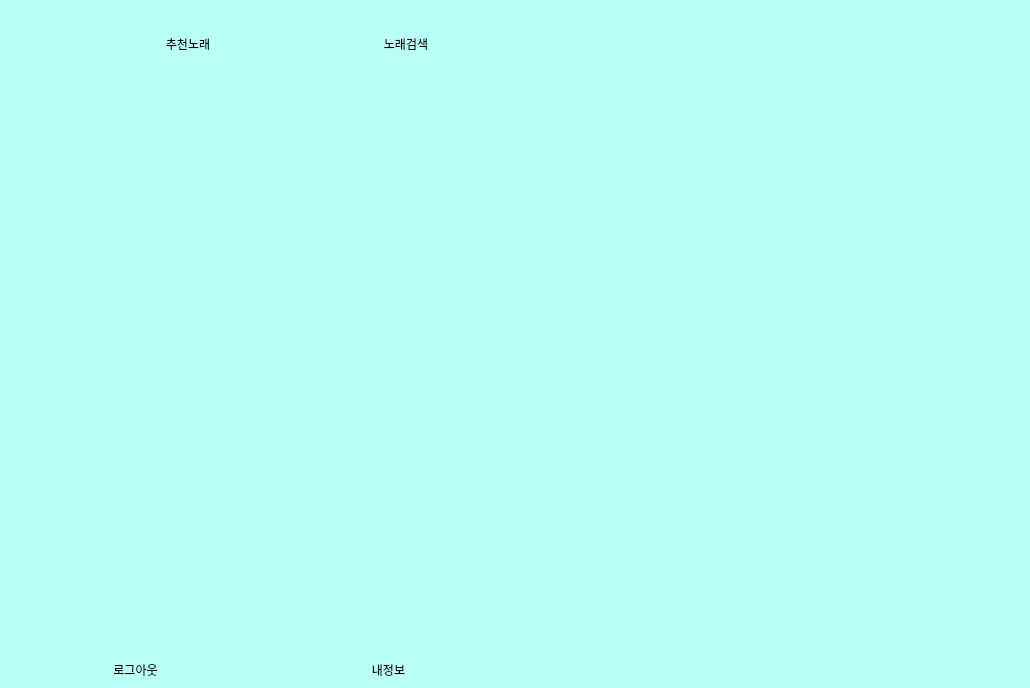
<?xml version="1.0" encoding="UTF-8"?>
<ui version="4.0">
 <class>MainWindow</class>
 <widget class="QMainWindow" name="MainWindow">
  <property name="geometry">
   <rect>
    <x>0</x>
    <y>0</y>
    <width>1030</width>
    <height>688</height>
   </rect>
  </property>
  <property name="windowTitle">
   <string>MainWindow</string>
  </property>
  <property name="styleSheet">
   <string notr="true">background-color: rgb(184, 255, 247);</string>
  </property>
  <widget class="QWidget" name="centralwidget">
   <layout class="QVBoxLayout" name="verticalLayout">
    <property name="spacing">
     <number>0</number>
    </property>
    <property name="leftMargin">
     <number>0</number>
    </property>
    <property name="topMargin">
     <number>0</number>
    </property>
    <property name="rightMargin">
     <number>0</number>
    </property>
    <property name="bottomMargin">
     <number>0</number>
    </property>
    <item>
     <widget class="QStackedWidget" name="stackedWidget">
      <property name="currentIndex">
       <number>1</number>
      </property>
      <widget class="QWidget" name="page_login">
       <layout class="QVBoxLayout" name="verticalLayout_2">
        <item>
         <widget class="QFrame" name="frame">
          <property name="styleSheet">
           <string notr="true">border:none;</string>
          </property>
          <property name="frameShape">
           <enum>QFrame::StyledPanel</enum>
          </property>
          <property name="frameShadow">
           <enum>QFrame::Raised</enum>
          </property>
         </widget>
        </item>
        <item>
         <widget class="QFrame" name="frame_2">
          <property name="styleSheet">
           <string notr="true">border:none;</string>
          </property>
          <property name="frameShape">
           <enum>QFrame::StyledPanel</enum>
          </property>
          <property name="frameShadow">
           <enum>QFrame::Raised</enum>
          </property>
          <layout class="QHBoxLayout" name="horizontalLayout_2">
           <property name="spacing">
            <number>0</number>
           </property>
           <property name="leftMargin">
            <number>0</number>
           </property>
           <property name="topMargin">
            <number>0</number>
           </property>
           <property name="rightMargin">
            <number>0</number>
           </property>
           <property name="bottomMargin">
            <number>0</number>
           </property>
           <item>
            <widget class="QFrame" name="frame_9">
             <property name="frameShape">
              <enum>QFrame::StyledPanel</enum>
             </property>
             <property name="frameShadow">
              <enum>QFrame::Raised</enum>
             </property>
            </widget>
           </item>
           <item>
            <widget class="QFrame" name="frame_logo">
             <property name="minimumSize">
              <size>
               <width>300</width>
               <height>300</height>
              </size>
             </property>
             <property name="maximumSize">
              <size>
               <width>300</width>
               <height>300</height>
              </size>
             </property>
             <property name="styleSheet">
              <string notr="true">image: url(:/images/images/logo-001.png);</string>
             </property>
             <property name="frameShape">
              <enum>QFrame::StyledPanel</enum>
             </property>
             <property name="frameShadow">
              <enum>QFrame::Raised</enum>
             </property>
            </widget>
           </item>
           <item>
            <widget class="QFrame" name="frame_11">
             <property name="frameShape">
              <enum>QFrame::StyledPanel</enum>
             </property>
             <property name="frameShadow">
              <enum>QFrame::Raised</enum>
             </property>
            </widget>
           </item>
          </layout>
         </widget>
        </item>
        <item>
         <widget class="QFrame" name="frame_7">
          <property name="styleSheet">
           <string notr="true">border:none;</string>
          </property>
          <property name="frameShape">
           <enum>QFrame::StyledPanel</enum>
          </property>
          <property name="frameShadow">
           <enum>QFrame::Raised</enum>
          </property>
          <layout class="QHBoxLayout" name="horizontalLayout_3">
           <property name="spacing">
            <number>0</number>
           </property>
           <property name="leftMargin">
            <number>0</number>
           </property>
           <property name="topMargin">
            <number>0</number>
           </property>
           <property name="rightMargin">
            <number>0</number>
           </property>
           <property name="bottomMargin">
            <number>0</number>
           </property>
           <item>
            <widget class="QFrame" name="frame_10">
             <property name="frameShape">
              <enum>QFrame::StyledPanel</enum>
             </property>
             <property name="frameShadow">
              <enum>QFrame::Raised</enum>
             </property>
            </widget>
           </item>
           <item>
            <widget class="QFrame" name="frame_12">
             <property name="minimumSize">
              <size>
               <width>300</width>
               <height>0</height>
              </size>
             </property>
             <property name="maximumSize">
              <size>
               <width>300</width>
               <height>16777215</height>
              </size>
             </property>
             <property name="frameShape">
              <enum>QFrame::StyledPanel</enum>
             </property>
             <property name="frameShadow">
              <enum>QFrame::Raised</enum>
             </property>
             <layout class="QGridLayout" name="gridLayout">
              <item row="0" column="0">
               <widget class="QLabel" name="label">
                <property name="maximumSize">
                 <size>
                  <width>60</width>
                  <height>16777215</height>
                 </size>
                </property>
                <property name="styleSheet">
                 <string notr="true">color: rgb(85, 87, 83);</string>
                </property>
                <property name="text">
                 <string>아이디</string>
                </property>
                <property name="alignment">
                 <set>Qt::AlignRight|Qt::AlignTrailing|Qt::AlignVCenter</set>
                </property>
               </widget>
              </item>
              <item row="0" column="1">
               <widget class="QLineEdit" name="lineEdit">
                <property name="maximumSize">
                 <size>
                  <width>150</width>
                  <height>16777215</height>
                 </size>
                </property>
                <property name="styleSheet">
                 <string notr="true">border-radius: 5px;
background-color: rgb(255, 255, 255)</string>
                </property>
                <property name="alignment">
                 <set>Qt::AlignLeading|Qt::AlignLeft|Qt::AlignVCenter</set>
                </property>
               </widget>
              </item>
              <item row="1" column="0">
               <widget class="QLabel" name="label_2">
                <property name="maximumSize">
                 <size>
                  <width>60</width>
                  <height>16777215</height>
                 </size>
                </property>
                <property name="styleSheet">
                 <string notr="true">color: rgb(85, 87, 83);</string>
                </property>
                <property name="text">
                 <string>비밀번호</string>
                </property>
                <property name="alignment">
                 <set>Qt::AlignRight|Qt::AlignTrailing|Qt::AlignVCenter</set>
                </property>
               </widget>
              </item>
              <item row="1" column="1">
               <widget class="QLineEdit" name="lineEdit_2">
                <property name="maximumSize">
                 <size>
                  <width>150</width>
                  <height>16777215</height>
                 </size>
                </property>
                <property name="styleSheet">
                 <string notr="true">border-radius: 5px;
background-color: rgb(255, 255, 255)</string>
                </property>
               </widget>
              </item>
             </layout>
            </widget>
           </item>
           <item>
            <widget class="QFrame" name="frame_13">
             <property name="frameShape">
              <enum>QFrame::StyledPanel</enum>
             </property>
             <property name="frameShadow">
              <enum>QFrame::Raised</enum>
             </property>
            </widget>
           </item>
          </layout>
         </widget>
        </item>
        <item>
         <widget class="QFrame" name="frame_3">
          <property name="maximumSize">
           <size>
            <width>16777215</width>
            <height>35</height>
           </size>
          </property>
          <property name="styleSheet">
           <string notr="true">border:none;</string>
          </property>
          <property name="frameShape">
           <enum>QFrame::StyledPanel</enum>
          </property>
          <property name="frameShadow">
           <enum>QFrame::Raised</enum>
          </property>
          <layout class="QHBoxLayout" name="horizontalLayout">
           <property name="spacing">
            <number>0</number>
           </property>
           <property name="leftMargin">
            <number>0</number>
           </property>
           <property name="topMargin">
            <number>0</number>
           </property>
           <property name="rightMargin">
            <number>0</number>
           </property>
           <property name="bottomMargin">
            <number>0</number>
           </property>
           <item>
            <widget class="QFrame" name="frame_5">
             <property name="frameShape">
              <enum>QFrame::StyledPanel</enum>
             </property>
             <property name="frameShadow">
              <enum>QFrame::Raised</enum>
             </property>
            </widget>
           </item>
           <item>
            <widget class="QPushButton" name="btn_signup">
             <property name="cursor">
              <cursorShape>PointingHandCursor</cursorShape>
             </property>
             <property name="styleSheet">
              <string notr="true">color: rgb(85, 87, 83);</string>
             </property>
             <property name="text">
              <string>회원가입</string>
             </property>
            </widget>
           </item>
           <item>
            <widget class="QPushButton" name="btn_singin">
             <property name="cursor">
              <cursorShape>PointingHandCursor</cursorShape>
             </property>
             <property name="autoFillBackground">
              <bool>false</bool>
             </property>
             <property name="styleSheet">
              <string notr="true">color: rgb(85, 87, 83);</string>
             </property>
             <property name="text">
              <string>로그인</string>
             </property>
            </widget>
           </item>
           <item>
            <widget class="QFrame" name="frame_6">
             <property name="frameShape">
              <enum>QFrame::StyledPanel</enum>
             </property>
             <property name="frameShadow">
              <enum>QFrame::Raised</enum>
             </property>
            </widget>
           </item>
          </layout>
         </widget>
        </item>
        <item>
         <widget class="QFrame" name="frame_4">
          <property name="styleSheet">
           <string notr="true">border:none;</string>
          </property>
          <property name="frameShape">
           <enum>QFrame::StyledPanel</enum>
          </property>
          <property name="frameShadow">
           <enum>QFrame::Raised</enum>
          </property>
          <layout class="QVBoxLayout" name="verticalLayout_3">
           <item alignment="Qt::AlignHCenter">
            <widget class="QPushButton" name="btn_findpw">
             <property name="minimumSize">
              <size>
               <width>150</width>
               <height>0</height>
              </size>
             </property>
             <property name="maximumSize">
              <size>
               <width>150</width>
               <height>16777215</height>
              </size>
             </property>
             <property name="cursor">
              <cursorShape>PointingHandCursor</cursorShape>
             </property>
             <property name="text">
              <string>비번찾기</string>
             </property>
            </widget>
           </item>
           <item>
            <widget class="QLabel" name="label_status">
             <property name="text">
              <string>상태메세지창</string>
             </property>
             <property name="alignment">
              <set>Qt::AlignCenter</set>
             </property>
            </widget>
           </item>
           <item>
            <widget class="QFrame" name="frame_8">
             <property name="frameShape">
              <enum>QFrame::StyledPanel</enum>
             </property>
             <property name="frameShadow">
              <enum>QFrame::Raised</enum>
             </property>
            </widget>
           </item>
          </layout>
         </widget>
        </item>
       </layout>
      </widget>
      <widget class="QWidget" name="page_main">
       <layout class="QHBoxLayout" name="horizontalLayout_4">
        <item>
         <widget class="QFrame" name="frame_14">
          <property name="styleSheet">
           <string notr="true">border:none;</string>
          </property>
          <property name="frameShape">
           <enum>QFrame::StyledPanel</enum>
          </property>
          <property name="frameShadow">
           <enum>QFrame::Raised</enum>
          </property>
          <layout class="QVBoxLayout" name="verticalLayout_4">
           <property name="spacing">
            <number>0</number>
           </property>
           <property name="leftMargin">
            <number>0</number>
           </property>
           <property name="topMargin">
            <number>0</number>
           </property>
           <property name="rightMargin">
            <number>0</number>
           </property>
           <property name="bottomMargin">
            <number>0</number>
           </property>
           <item>
            <widget class="QFrame" name="frame_16">
             <property name="minimumSize">
              <size>
               <width>0</width>
               <height>70</height>
              </size>
             </property>
             <property name="maximumSize">
              <size>
               <width>16777215</width>
               <height>70</height>
              </size>
             </property>
             <property name="frameShape">
              <enum>QFrame::StyledPanel</enum>
             </property>
             <property name="frameShadow">
              <enum>QFrame::Raised</enum>
             </property>
             <layout class="QHBoxLayout" name="horizontalLayout_5">
              <property name="spacing">
               <number>0</number>
              </property>
              <property name="leftMargin">
               <number>0</number>
              </property>
              <property name="topMargin">
               <number>0</number>
              </property>
              <property name="rightMargin">
               <number>0</number>
              </property>
              <property name="bottomMargin">
               <number>0</number>
              </property>
              <item>
               <widget class="QFrame" name="frame_small_logo">
                <property name="maximumSize">
                 <size>
                  <width>70</width>
                  <height>70</height>
                 </size>
                </property>
                <property name="styleSheet">
                 <string notr="true">image: url(:/images/images/logo-001.png);</string>
                </property>
                <property name="frameShape">
                 <enum>QFrame::StyledPanel</enum>
                </property>
                <property name="frameShadow">
                 <enum>QFrame::Raised</enum>
                </property>
               </widget>
              </item>
              <item>
               <widget class="QPushButton" name="btn_recommend">
                <property name="maximumSize">
                 <size>
                  <width>16777215</width>
                  <height>70</height>
                 </size>
                </property>
                <property name="text">
                 <string>추천노래</string>
                </property>
               </widget>
              </item>
              <item>
               <widget class="QPushButton" name="btn_search">
                <property name="maximumSize">
                 <size>
                  <width>16777215</width>
                  <height>70</height>
                 </size>
                </property>
                <property name="text">
                 <string>노래검색</string>
                </property>
               </widget>
              </item>
             </layout>
            </widget>
           </item>
           <item>
            <widget class="QFrame" name="frame_17">
             <property name="cursor">
              <cursorShape>UpArrowCursor</cursorShape>
             </property>
             <property name="frameShape">
              <enum>QFrame::StyledPanel</enum>
             </property>
             <property name="frameShadow">
              <enum>QFrame::Raised</enum>
             </property>
             <layout class="QVBoxLayout" name="verticalLayout_5">
              <property name="spacing">
               <number>0</number>
              </property>
              <property name="leftMargin">
               <number>0</number>
              </property>
              <property name="topMargin">
               <number>0</number>
              </property>
              <property name="rightMargin">
               <number>0</number>
              </property>
              <property name="bottomMargin">
               <number>0</number>
              </property>
              <item>
               <widget class="QStackedWidget" name="stackedWidget_2">
                <widget class="QWidget" name="page_reco"/>
                <widget class="QWidget" name="page_search"/>
                <widget class="QWidget" name="page_myinfo"/>
                <widget class="QWidget" name="page_2"/>
               </widget>
              </item>
             </layout>
            </widget>
           </item>
           <item>
            <widget class="QFrame" name="frame_18">
             <property name="maximumSize">
              <size>
               <width>16777215</width>
               <height>35</height>
              </size>
             </property>
             <property name="frameShape">
              <enum>QFrame::StyledPanel</enum>
             </property>
             <property name="frameShadow">
              <enum>QFrame::Raised</enum>
             </property>
             <layout class="QHBoxLayout" name="horizontalLayout_6">
              <property name="spacing">
               <number>0</number>
              </property>
              <property name="leftMargin">
               <number>0</number>
              </property>
              <property name="topMargin">
               <number>0</number>
              </property>
              <property name="rightMargin">
               <number>0</number>
              </property>
              <property name="bottomMargin">
               <number>0</number>
              </property>
              <item>
               <widget class="QPushButton" name="btn_logout">
                <property name="text">
                 <string>로그아웃</string>
                </property>
               </widget>
              </item>
              <item>
               <widget class="QPushButton" name="btn_myinfo">
                <property name="text">
                 <string>내정보</string>
                </property>
               </widget>
              </item>
             </layout>
            </widget>
           </item>
          </layout>
         </widget>
        </item>
        <item>
         <widget class="QFrame" name="frame_15">
          <property name="minimumSize">
           <size>
            <width>500</width>
            <height>0</height>
           </size>
          </property>
          <property name="styleSheet">
           <string notr="true">border:none;</string>
          </property>
          <property name="frameShape">
           <enum>QFrame::StyledPanel</enum>
          </property>
          <property name="frameShadow">
           <enum>QFrame::Raised</enum>
          </property>
         </widget>
        </item>
       </layout>
      </widget>
     </widget>
    </item>
   </layout>
  </widget>
 </widget>
 <resources>
  <include location="soriboda.qrc"/>
 </resources>
 <connections/>
</ui>
